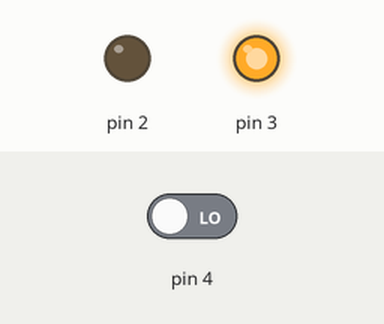
Bench run of a sketch on a simulated Arduino Uno, built with avr-gcc and run on an emulated ATmega328P. Shown: output pins drawn as LEDs (lit = HIGH). Inputs (shaded band) come from the test bench; at power-on: pin 4 LOW.

Above: at 1.2 s.
1.3 s: pin 4 driven HIGH
At 1.9 s:
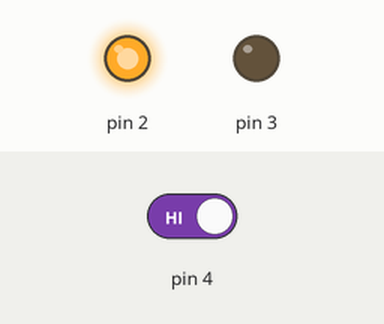
Timing chart, 0 to 4.3 s (numbered marks = the images above; inputs shaded):
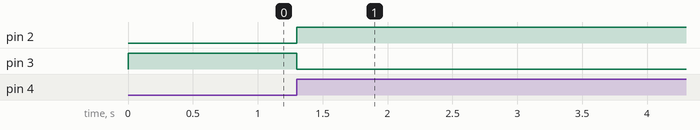

Measured:
- after the input at 1.3 s, pin 2: LOW → HIGH at once; pin 3: HIGH → LOW at once

The sketch:

push_btt_led.ino
```cpp
void setup()
{
  pinMode(4, INPUT);
  pinMode(2, OUTPUT);
  pinMode(3, OUTPUT);
  Serial.begin(9600);
}

void loop()
{
  digitalWrite(3,HIGH);
  digitalWrite(2,LOW);
  if(digitalRead(4)==HIGH)
  {
    digitalWrite(2,HIGH);
  	digitalWrite(3,LOW);
    delay(10000);
  }
}
```
